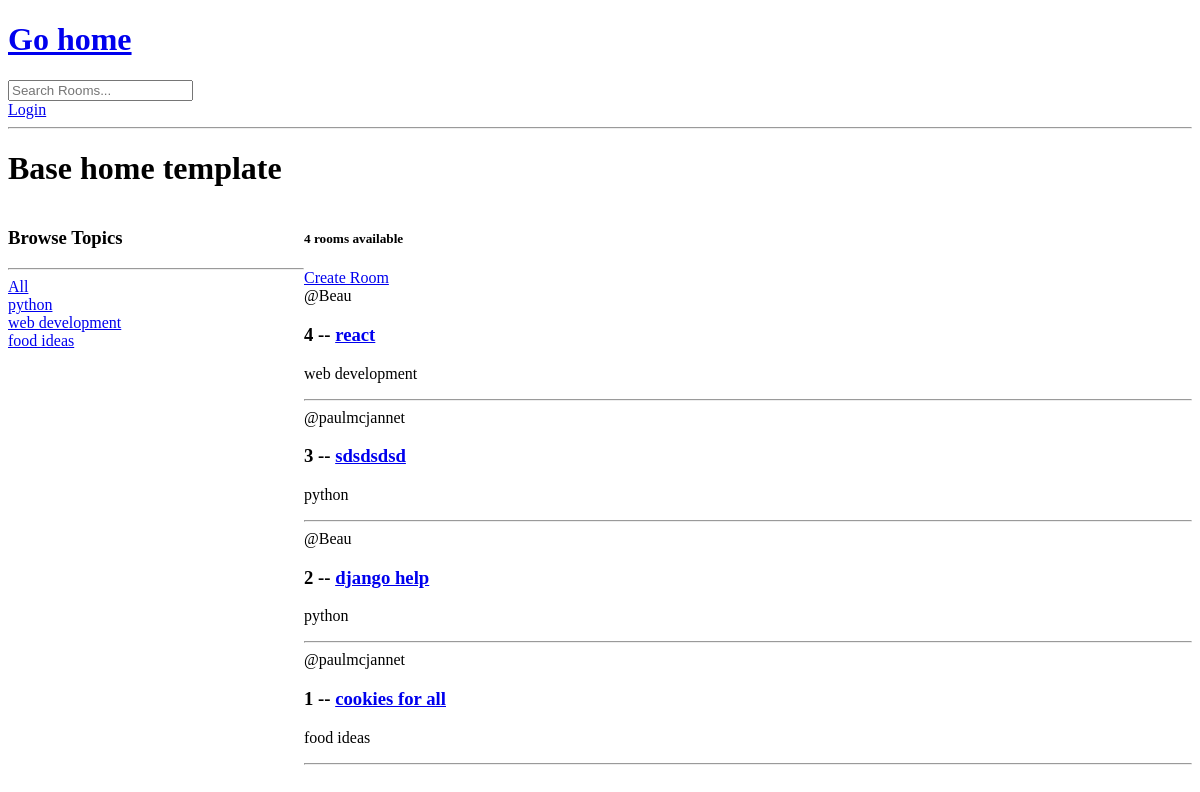
The app's page /, older data.
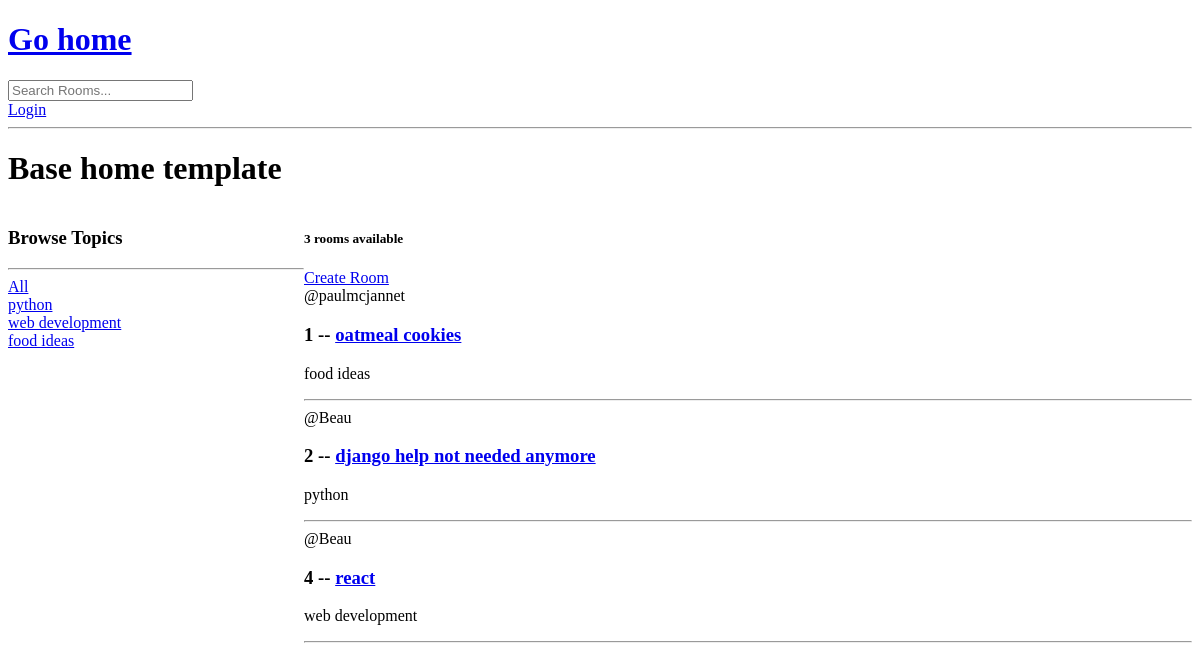
The same page, newer data.
### base/models.py (models this page shows, shortened)
class Topic(models.Model):
    name = models.CharField(max_length=200)

class Room(models.Model):
    host = models.ForeignKey(User, on_delete=models.SET_NULL, null=True)
    topic =  models.ForeignKey(Topic, on_delete=models.SET_NULL, null=True)
    name = models.CharField(max_length=200)
    desc = models.TextField(null=True, blank=True)
    updated = models.DateTimeField(auto_now=True)
    created = models.DateField(auto_now_add=True)
    class Meta:
        ordering = ["-updated", "-created"]

### base/views.py (the view)
# urls.py: path("", views.home, name="home"),
def home(req):
    q = req.GET.get("q") if req.GET.get("q") != None else ""
    rooms = Room.objects.filter(
        Q(topic__name__icontains=q) |
        Q(name__icontains=q) |
        Q(desc__icontains=q))
    topics = Topic.objects.all()
    room_count = rooms.count()
    context = {"rooms": rooms, "topics": topics, "room_count": room_count}
    return render(req, "base/home.html", context)

### base/templates/base/home.html (shortened to what this page needs)
{% extends "main.html" %} {% block content %}
<h1>Base home template</h1>
<div class="home-container">
	<div>
		<h3>Browse Topics</h3>
		<hr />
		<div>
			<a href="{% url 'home' %}">All</a>
		</div>
		{% for topic in topics %}
		<div>
			<a href="{% url 'home' %}?q={{topic.name}}">{{topic.name}}</a>
		</div>
		{% endfor %}
	</div>
	<div>
		<h5>{{room_count}} rooms available</h5>
		<a href="{% url 'create-room' %}">Create Room</a>
		{% for room in rooms %}
		<div>
			<span>@{{room.host.username}}</span>
			<h3>
				{{room.id}} --
				<a href="{% url 'room' room.id %}">{{room.name}}</a>
			</h3>
			<p>{{room.topic.name}}</p>
			<hr />
		</div>
		{% endfor %}
	</div>
</div>
{% endblock content %}

### templates/main.html (shortened to what this page needs)
<!DOCTYPE html>
<html lang="en">
	<head>
	</head>
	<body>
		{% include "navbar.html" %}  {% block content %} {% endblock %}
	</body>
</html>

### templates/navbar.html
<a href="/">
	<h1>Go home</h1>
</a>
<form
	action="{% url 'home' %}"
	method="GET">
	<input
		type="text"
		name="q"
		placeholder="Search Rooms..." />
</form>
{% if request.user.is_authenticated %}
<p>Hello {{request.user}}</p>
<a href="{% url 'logout' %}">Logout</a>
{% else %}
<a href="{% url 'login' %}">Login</a>
{% endif %}
<hr />

### base/templates/base/home.html (style rules this page uses)
.home-container { display: grid; grid-template-columns: 1fr 3fr; }

Row changes from the older to the newer data that the page shows:
removed Room: host.username "paulmcjannet", id "3", name "sdsdsdsd", topic.name "python"
changed Room "paulmcjannet": name "cookies for all" → "oatmeal cookies"; moves up the list
changed Room "python": name "django help" → "django help not needed anymore"; moves down the list
Text that changed along with them:
{{ room_count }}: "4" → "3"
